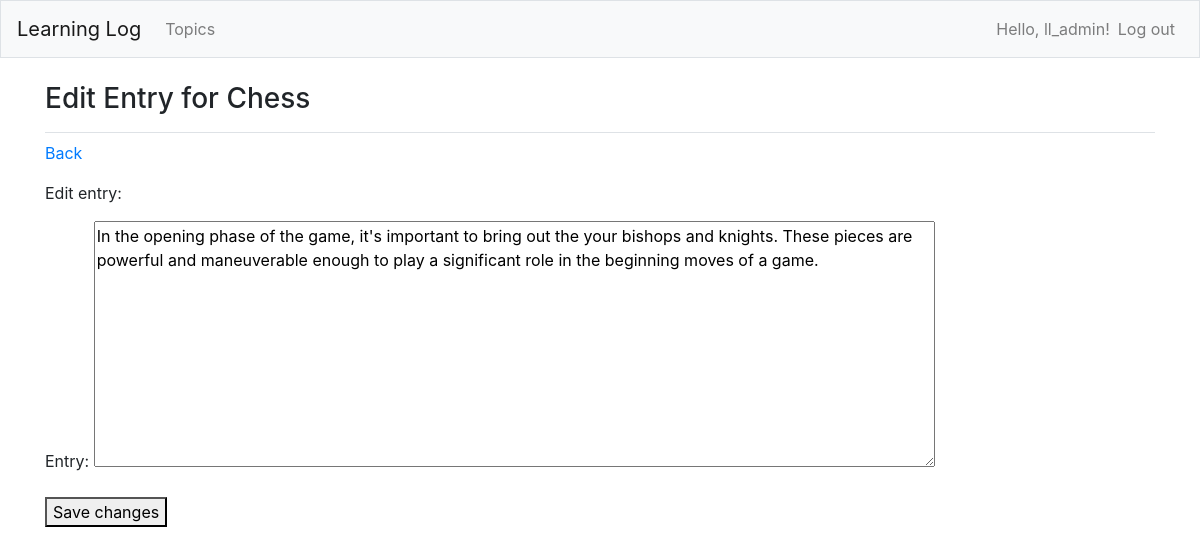
The page /edit_entry/2/ (signed in) on the database its author committed.
### learning_logs/models.py (models this page shows, shortened)
class Topic(models.Model):
    text = models.CharField(max_length=200)
    date_added = models.DateTimeField(auto_now_add=True)
    owner = models.ForeignKey(User, on_delete=models.CASCADE)
    def __str__(self):
        return self.text

class Entry(models.Model):
    topic = models.ForeignKey(Topic, on_delete=models.CASCADE)
    text = models.TextField()
    date_added = models.DateTimeField(auto_now_add=True)
    class Meta:
            verbose_name_plural = 'entries'

### learning_logs/views.py (the view)
# urls.py: path('edit_entry/<int:entry_id>/', views.edit_entry, name='edit_entry')
@login_required
def edit_entry(request, entry_id):
    entry = Entry.objects.get(id=entry_id)
    topic = entry.topic
    if topic.owner != request.user:
        raise Http404
    if request.method != 'POST':
        form = EntryForm(instance=entry)
    else:
        form = EntryForm(instance=entry, data=request.POST)
        if form.is_valid():
            form.save()
            return redirect('learning_logs:topic', topic_id=topic.id)
    context = {'entry': entry, 'topic': topic, 'form': form}
    return render(request, 'learning_logs/edit_entry.html', context)

### learning_logs/forms.py
class EntryForm(forms.ModelForm):
    class Meta:
        model = Entry
        fields = ['text']
        labels = {'text': 'Entry'}
        widgets = {'text': forms.Textarea(attrs={'cols':80})}

### learning_logs/templates/learning_logs/edit_entry.html (shortened to what this page needs)
{% extends "learning_logs/base.html" %}
{% block page_header %}
    <h3>Edit Entry for {{ topic }}</h3>
{% endblock page_header %}
{% block content %}
    <p><a href="{% url 'learning_logs:topic' topic.id %}">Back</a></p>
    <p>Edit entry:</p>
    <form action="{% url 'learning_logs:edit_entry' entry.id %}" method='post'>
        {{ form.as_p }}
        <button name="submit">Save changes</button>
    </form>
{% endblock content %}

### learning_logs/templates/learning_logs/base.html (shortened to what this page needs)
{% load bootstrap4 %}
<!doctype html>
<html lang="en">
    <head>
        {% bootstrap_css %}
    </head>
    <body>
        <nav class="navbar navbar-expand-md navbar-light bg-light mb-4 border">
            <a class="navbar-brand" href="{% url 'learning_logs:index' %}">Learning Log</a>
            <div class="collapse navbar-collapse" id="navbarCollapse">
                <ul class="navbar-nav mr-auto">
                    <li class="nav-item">
                        <a class="nav-link" href="{% url 'learning_logs:topics' %}">Topics</a>
                    </li>
                </ul>
                <ul class="navbar-nav ml-auto">
                    {% if user.is_authenticated %}
                        <li class="nav-item">
                            <span class="navbar-text">Hello, {{ user.username }}!</span>
                        </li>
                        <li class="nav-item">
                            <a class="nav-link" href="{% url 'users:logout' %}">Log out</a>
                        </li>
                    {% endif %}
                </ul>
            </div>
        </nav>
        <main role="main" class="container">
            <div class="pb-2 mb-2 border-bottom">
                {% block page_header %}{% endblock page_header %}
            </div>
            <div>
                {% block content %}
                {% endblock content %}
            </div>
        </main>
    </body>
</html>

### rows shown on the page
Topic: text "Chess"
Entry: text "In the opening phase of the game, it's important to bring out the your bishops and knights. These pieces are powerful and maneuverable enough to play a significant role in the beginning moves of a game."

### other values the page prints
{{ user.username }} "ll_admin"
